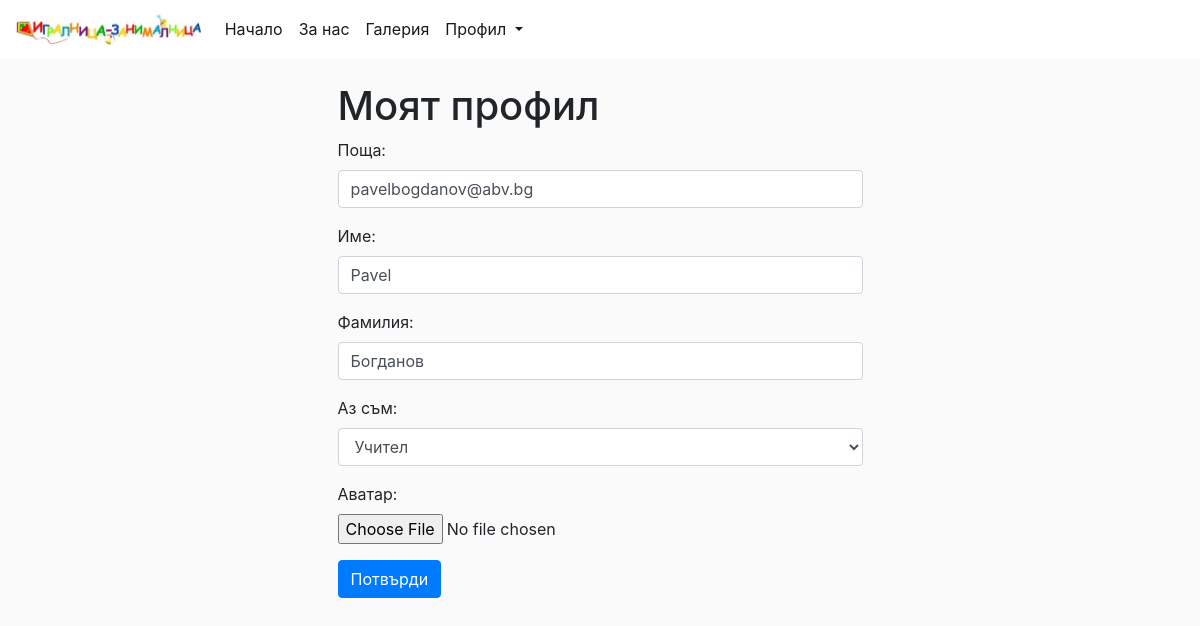
Page /accounts/edit/2/ (signed in) on the earlier database version.
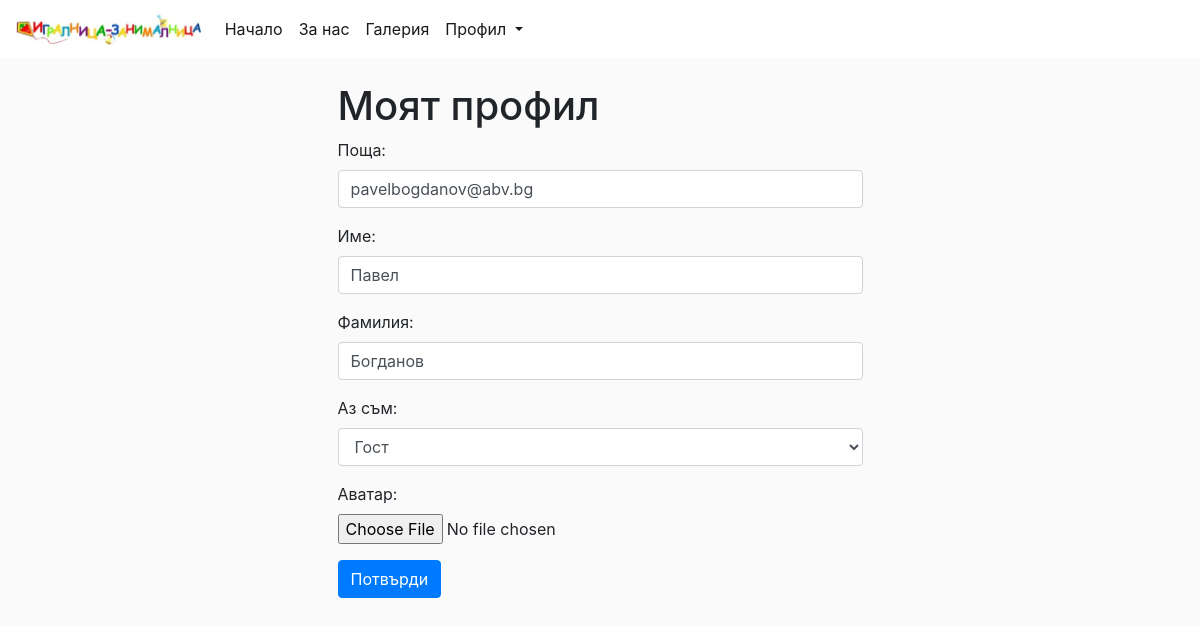
Same page on the later database version.
### accounts/models.py (models this page shows, shortened)
class User(AbstractBaseUser, PermissionsMixin):
    ACADEMIC_CHOICES = (
        ('P', 'Родител'),
        ('S', 'Ученик'),
        ('T', 'Учител'),
        ('G', 'Гост'),
    )
    email = models.EmailField(verbose_name='поща', unique=True)
    first_name = models.CharField(verbose_name='име', max_length=30, blank=True)
    last_name = models.CharField(verbose_name='фамилия', max_length=30, blank=True)
    date_joined = models.DateTimeField(verbose_name='дата на създаване', auto_now_add=True)
    avatar = ProcessedImageField(verbose_name='аватар',
                                 upload_to='common/static/avatars/',
                                 processors=[ResizeToFill(140, 140)],
                                 format='PNG',
                                 default='common/static/avatars/default.png')
    kind = models.CharField(verbose_name='аз съм', max_length=1, choices=ACADEMIC_CHOICES, default='G')
    is_active = models.BooleanField(verbose_name='активен', default=True)
    is_staff = models.BooleanField(verbose_name='служител', default=False)
    objects = UserManager()
    USERNAME_FIELD = 'email'
    REQUIRED_FIELDS = []
    class Meta:
        verbose_name = 'потребител'
        verbose_name_plural = 'потребители'

### accounts/views.py (the view)
# urls.py: path('edit/<pk>/', views.UserEdit.as_view(), name='user-edit'),
class UserEdit(UpdateView):
    model = User
    template_name = 'user-edit.html'
    context_object_name = 'user'
    form_class = EditProfileForm
    success_url = '/accounts/profile/'

### accounts/templates/user-edit.html (shortened to what this page needs)
{% extends 'index.html' %}
{% block body %}
{% if request.user.pk == user.pk %}
<div class="container-fluid">
    <div class="row">
    <div class="col-lg-3"></div>
    <div class="col-lg-6">
                 <h1>Моят профил</h1>
        <form method="post" enctype="multipart/form-data">
            {{ form.as_p }}
        <button class="btn btn-primary" type="submit">Потвърди</button>
     </form>
    </div>
    <div class="col-lg-3"></div>
        </div>
     </div>
{% else %}
{% include 'permission_denied.html' %}
{% endif %}
{% endblock %}

Differences in the rows shown:
changed User "pavelbogdanov@abv.bg": first_name "Pavel" → "Павел"; kind "Учител" → "Гост"
